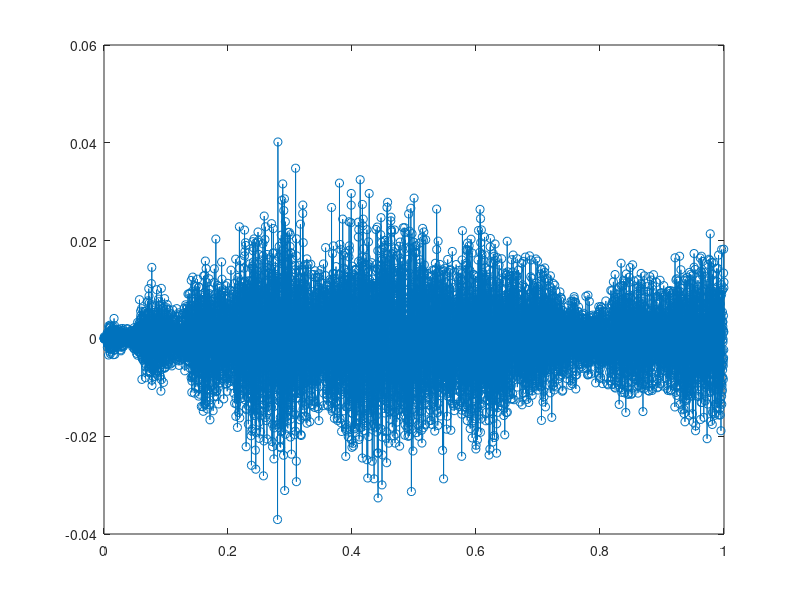
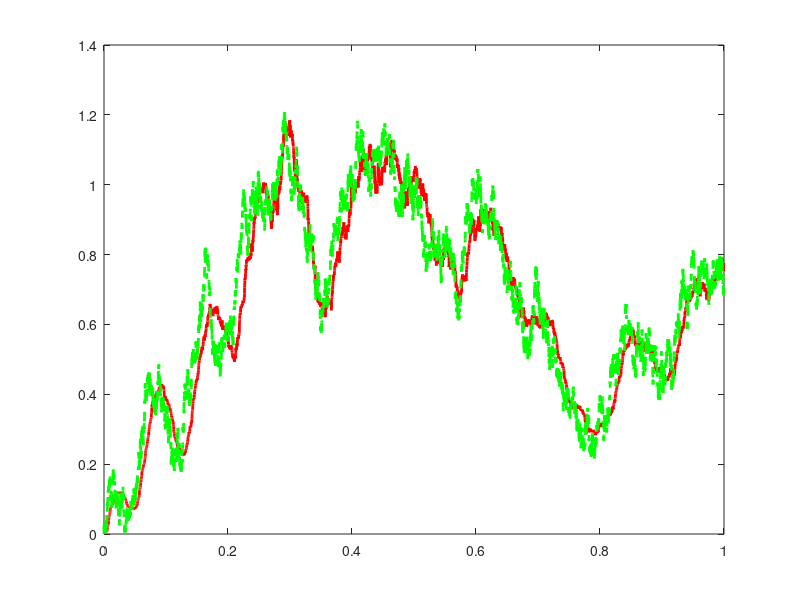

Recreate these plots in MATLAB, in order.
clear all

T = 1;
N = 10000;
dt = T/N;

z(1) = 0;
t = dt*[0:1:N-1];  % time grid

% simulate the trajectory of sigma_t
vol = sqrt(dt) * (.1+abs(cumsum(randn(size(t)))));

% simulate the process z
for n=1:N-1
    z(n+1) = z(n) + vol(n)*sqrt(dt)*randn(1,1);
end

% plot realized changes in z
figure(1)
hold off
axis('square');
plot(t(2:end),diff(z),'-o');

hold on

% Input the window size for variance estimation
window = input('\n Input the window for estimating volatility \n');


figure(2)
axis('square');
hold off

window = 200;
% I use the filter function instead of manually summing up
% squares of delta_z.
varhat = filter(ones(1,window)./window,[1], diff(z).^2)./dt;

plot(t(2:end),varhat.^.5,'r','LineW',2)
hold on
plot(t,vol,'g--','LineW',2);
